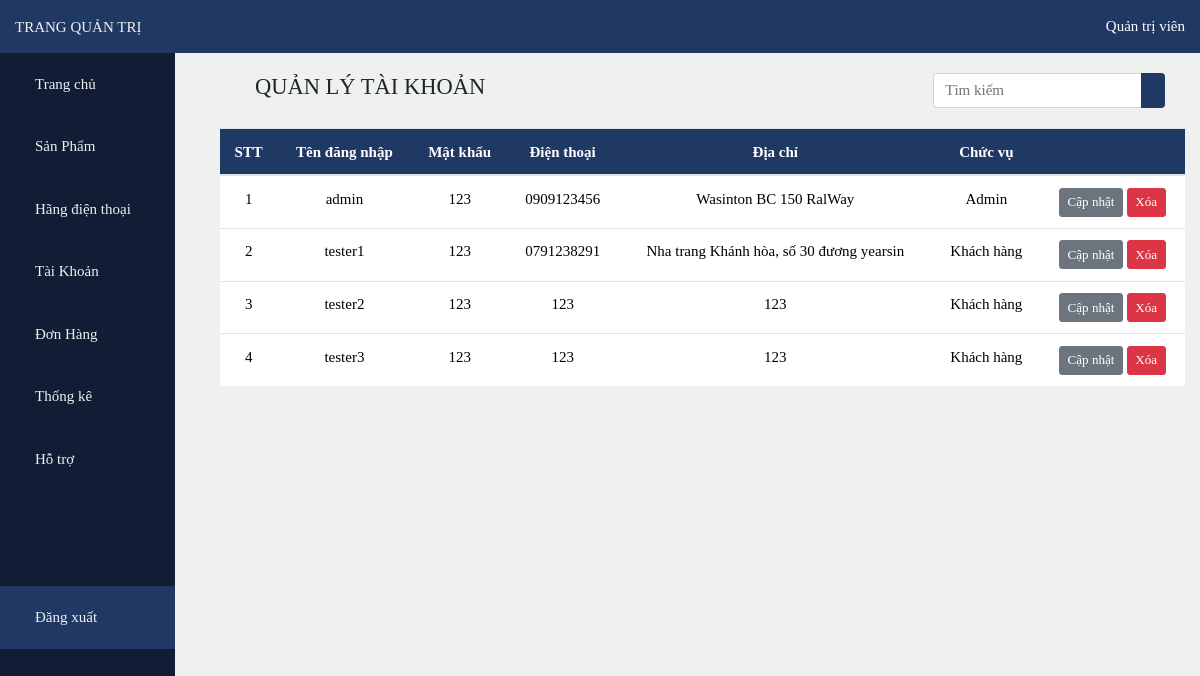
/admin/index.php?page=a, run on an earlier commit of the app's database.
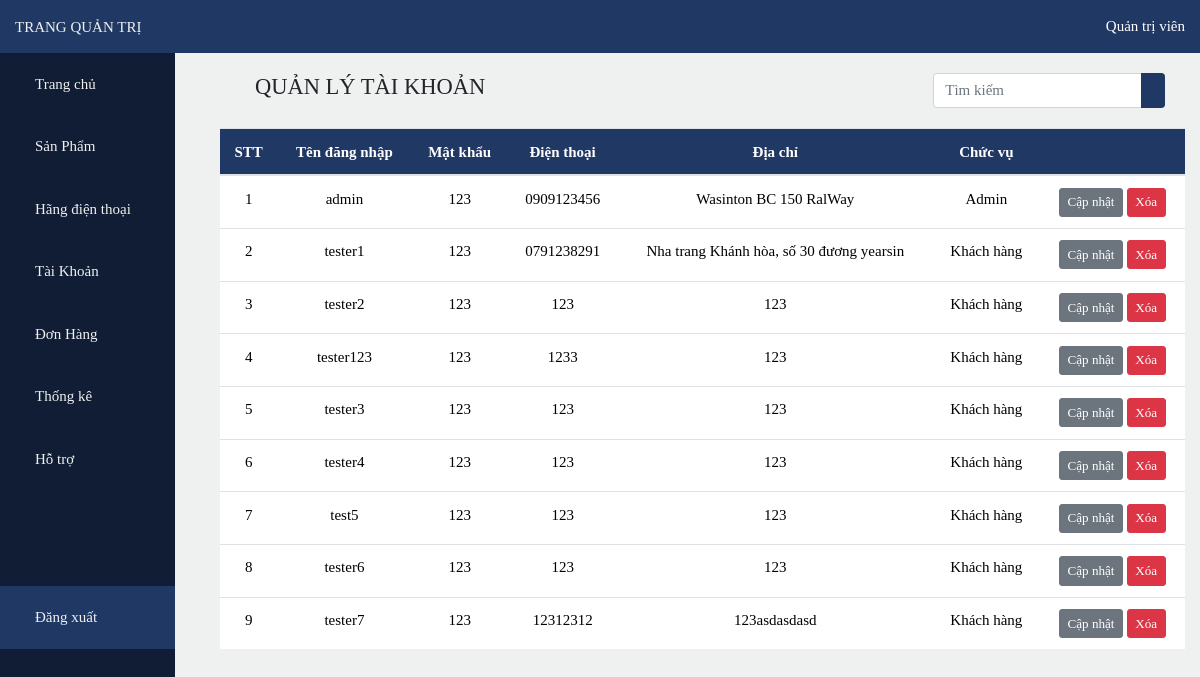
And on a later commit of the database.
### tables this page shows
CREATE TABLE `taikhoan` (
  `MaTaiKhoan` int(10) NOT NULL,
  `TenDangNhap` varchar(50) NOT NULL,
  `MatKhau` varchar(50) NOT NULL,
  `Admin` bit(1) NOT NULL,
  `DienThoai` varchar(10) NOT NULL,
  `DiaChi` varchar(200) NOT NULL
);

### database/DBController.php (called while the page is built, shortened)
<?php
    class DBController{
        protected $host = 'localhost';
        protected $user = 'root';
        protected $password = "";
        protected $database = "bandienthoai";
        public function __construct()
        {
            $this->con = mysqli_connect($this->host,$this->user,$this->password,$this->database);
        }
    }
?>

### functions.php (called while the page is built, shortened)
<?php
    require('database/DBController.php');
    require('database/Product.php');
    require('database/Cart.php');
    require('database/Account.php');
    $db = new DBController();
    $product = new Product($db);
?>

### database/Product.php (called while the page is built, shortened)
<?php
class Product
{
    public $db = null;
    public function __construct(DBController $db)
    {
        $this->db = $db;
    }
    public function getData($table = "dienthoai")
    {
        $result = $this->db->con->query("SELECT * FROM {$table}");
        $resultArray = array();
        while ($item = mysqli_fetch_array($result, MYSQLI_ASSOC)) {
            $resultArray[] = $item;
        }
        return $resultArray;
    }
}

### admin/account/account.php (the view, shortened to what this page needs)
<div class="container detail">
    <div class="top">
        <h4 class="text-color"><i class="fas fa-phone"></i>QUẢN LÝ TÀI KHOẢN</h4>
        <form action="" method="post">
            <div class="input-group">
                <input type="text" name="timKiemString" class="form-control" placeholder="Tìm kiếm" value="<?php if (isset($search)) echo $search ?>">
                <div class="input-group-append">
                    <button class="btn btn-color" name="submit" type="submit">
                    </button>
                </div>
            </div>
        </form>
    </div>
    <table class="table table-hover" style="text-align: center;">
        <thead class="bg-color text-white">
            <tr>
                <th>STT</th>
                <th>Tên đăng nhập</th>
                <th>Mật khẩu</th>
                <th>Điện thoại</th>
                <th>Địa chỉ</th>
                <th>Chức vụ</th>
                <th colspan="2"></th>
            </tr>
            <?php
            $countSTT = 1;
            if (isset($_POST["submit"])) {
                $arr = $ketQuaTimKiem;
            } else {
                $arr = $product->getData('taikhoan');
            }
            foreach ($arr as $item) :
            ?>
                <form action="" method="POST">
                    <tr style="background-color: white; color: black; text-align: center;">
                        <td><?php echo $countSTT;
                            $countSTT++; ?></td>
                        <td><?php echo $item['TenDangNhap']; ?></td>
                        <td><?php echo $item['MatKhau']; ?></td>
                        <td><?php echo $item['DienThoai']; ?></td>
                        <td><?php echo $item['DiaChi']; ?></td>
                        <td><?php if ($item['Admin'] == 1) {
                            echo "Admin";
                        }else{
                            echo "Khách hàng";
                        } ?></td>
                        <td>
                            <a class="btn btn-sm btn-secondary" href="<?php echo "index.php?page=au&id=".$item['MaTaiKhoan'] ?>">Cập nhật</a>
                            <button type="submit" class="btn btn-sm btn-danger" name="xoaACC">Xóa</button>
                        </td>
                    </tr>
                </form>
            <?php
            endforeach;
            ?>
        </thead>
    </table>
</div>

What changed in the data, as far as the page shows it:
added taikhoan: TenDangNhap "tester123", MatKhau "123", DienThoai "1233", DiaChi "123", Admin "Khách hàng"
added taikhoan: TenDangNhap "tester4", MatKhau "123", DienThoai "123", DiaChi "123", Admin "Khách hàng"
added taikhoan: TenDangNhap "test5", MatKhau "123", DienThoai "123", DiaChi "123", Admin "Khách hàng"
added taikhoan: TenDangNhap "tester6", MatKhau "123", DienThoai "123", DiaChi "123", Admin "Khách hàng"
added taikhoan: TenDangNhap "tester7", MatKhau "123", DienThoai "12312312", DiaChi "123asdasdasd", Admin "Khách hàng"
